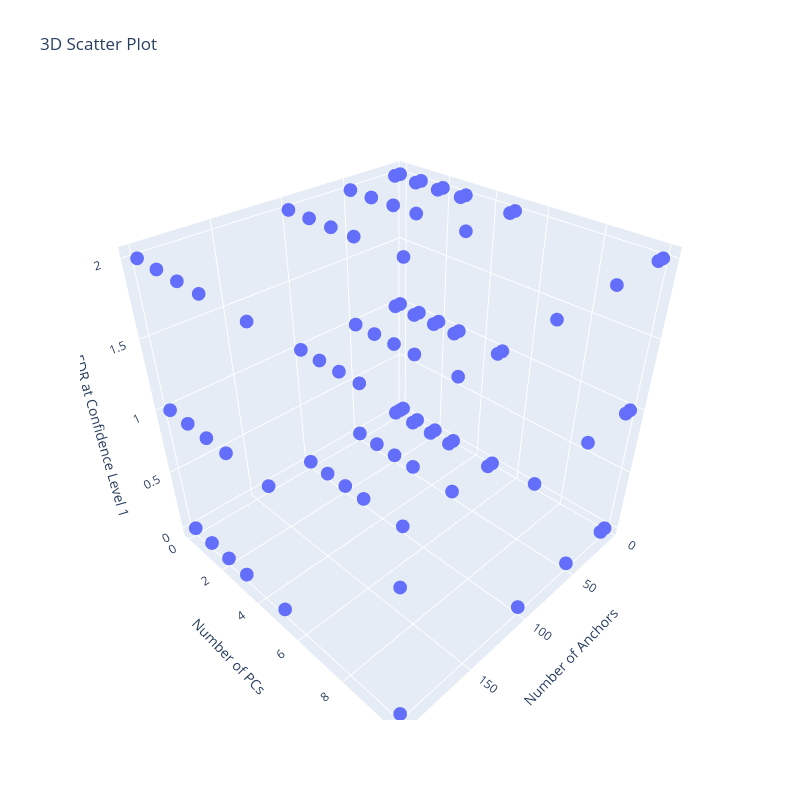
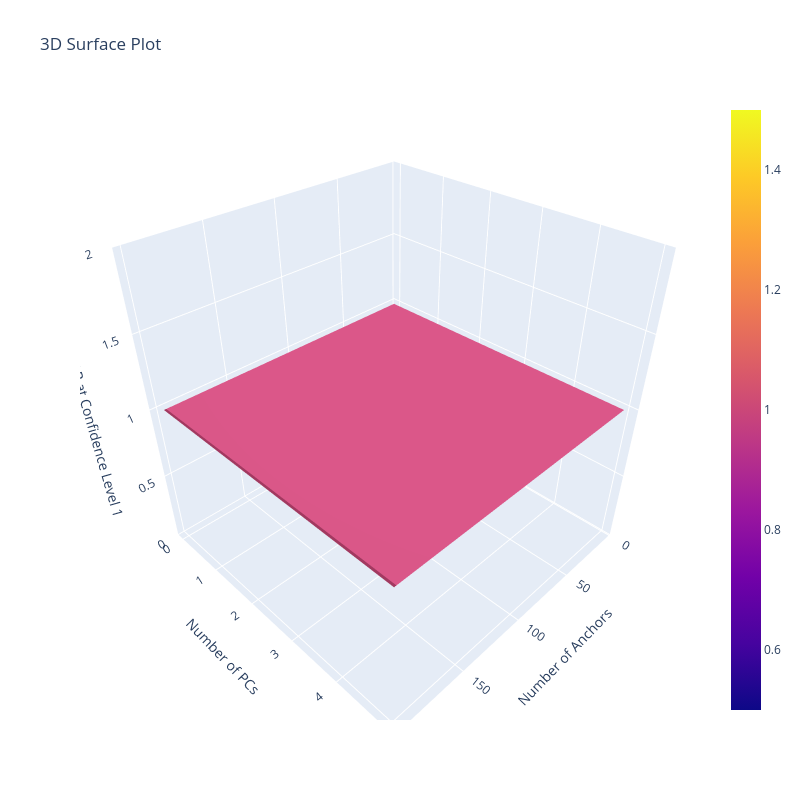

Notebook code cell kept with these figures, in order:
### Code cell
df = pd.read_csv("../examples/example_data/fdr_multi_test_result.csv")

'''
Specify here which domain to compare:
- "fdr_conf1": False Discovery Rate at Confidence Level 1
- "proportion_ft": Proportion of False Transfers to All Transfers
'''
domain_to_compare = 'fdr_conf1'
# x-axis: n_anchors, y-axis: fdr_conf1, group by: n_pc
unique_n_pc = df['n_pcs'].unique()
colors = plt.cm.rainbow(np.linspace(0, 1, len(unique_n_pc)))

plt.figure(figsize=(14, 10))
plt.axhline(y=.01, color='black', linestyle='dashdot', alpha=0.6)
plt.axhline(y=.05, color='black', linestyle='dashdot', alpha=0.6)
plt.axhline(y=.1, color='black', linestyle='dashdot', alpha=0.6)
# Specify the upper limit of FDR to view:
plt.ylim(0, 1 if domain_to_compare == 'fdr_conf1' else 100)

# Plot each line separately for each unique value in 'n_pc'
for i, n_pc in enumerate(unique_n_pc):
    subset_df = df[df['n_pcs'] == n_pc]
    mean_values = subset_df.groupby('n_anchors')[domain_to_compare].mean()
    plt.plot(mean_values.index, mean_values.values, marker='o', linestyle='--',
             label=f'PCs: {int(n_pc)}' if n_pc > 0 else "Without ESM", color=colors[i])

plt.xlabel('Number of Anchors')
plt.xticks([5, 10, 50, 100, 200, 300])
plt.ylabel(
    'FDR at Confidence Level 1' if domain_to_compare == 'fdr_conf1' else 'Percentage of False Transfers to All Transfers')
plt.title(
    'FDR at Confidence Level 1 for Number of Anchors grouped by PCs' if domain_to_compare == 'fdr_conf1' else 'Percentage of False Transfers to All Transfers for Number of Anchors grouped by PCs')
plt.legend()

plt.show()
# x-axis: n_pc, y-axis: fdr_conf1, group by: n_anchors
unique_n_anchors = df['n_anchors'].unique()

colors = plt.cm.rainbow(np.linspace(0, 1, len(unique_n_anchors)))

plt.figure(figsize=(14, 10))
plt.axhline(y=.01, color='black', linestyle='dashdot', alpha=0.6)
plt.axhline(y=.05, color='black', linestyle='dashdot', alpha=0.6)
plt.axhline(y=.1, color='black', linestyle='dashdot', alpha=0.6)
# Specify the upper limit of FDR to view:
plt.ylim(0, 1 if domain_to_compare == 'fdr_conf1' else 100)

# Plot each line separately for each unique value in 'n_pc'
for i, n_anchor in enumerate(unique_n_anchors):
    subset_df = df[df['n_anchors'] == n_anchor]
    mean_values = subset_df.groupby('n_pcs')[domain_to_compare].mean()
    plt.plot(mean_values.index, mean_values.values, marker='o', linestyle='--',
             label=f'Anchors: {int(n_anchor)}', color=colors[i])

plt.xlabel('Number of PCs')
plt.xticks([0, 1, 2, 3, 5, 10, 20], ['Without ESM', 1, 2, 3, 5, 10, 20])  # ,2,5,10
plt.ylabel(
    'FDR at Confidence Level 1' if domain_to_compare == 'fdr_conf1' else 'Percentage of False Transfers to All Transfers')
plt.title(
    'FDR at Confidence Level 1 for Number of PCs grouped by Anchors' if domain_to_compare == 'fdr_conf1' else 'Percentage of False Transfers to All Transfers for Number of PCs grouped by Anchors')
plt.legend()

plt.show()
# Create a 3D scatter plot
fig = go.Figure(data=[go.Scatter3d(x=df['n_anchors'], y=df['n_pcs'], z=df['fdr_conf1'], mode='markers')])
fig.update_layout(scene=dict(aspectmode='cube',
                             xaxis=dict(title='Number of Anchors'),
                             yaxis=dict(title='Number of PCs'),
                             zaxis=dict(title='FDR at Confidence Level 1')),
                  title='3D Scatter Plot',
                  width=800,
                  height=800)
fig.show()
# Create 3D surface plot
df_agg = df.groupby(['n_anchors', 'n_pcs']).mean().reset_index()

# Reshape the DataFrame into a grid
x_vals = sorted(df_agg['n_anchors'].unique())
y_vals = sorted(df_agg['n_pcs'].unique())
z_vals = df_agg.pivot(index='n_anchors', columns='n_pcs', values='fdr_conf1').values

# Create the surface plot
fig = go.Figure(data=[go.Surface(z=z_vals, x=x_vals, y=y_vals)])

# Update layout with axis labels and title
fig.update_layout(scene=dict(xaxis_title='Number of Anchors',
                             yaxis_title='Number of PCs',
                             zaxis_title='FDR at Confidence Level 1'),
                  title='3D Surface Plot',
                  width=800,
                  height=800)

fig.show()

### Figure 1 — Plotly figure (JSON) as saved in the notebook; plotly's stock layout.template omitted (floating-point values rounded to 4 significant figures)
{"data": [{"mode": "markers", "x": [5, 5, 5, 5, 5, 5, 10, 10, 10, 10, 10, 10, 50, 50, 50, 50, 50, 50, 100, 100, 100, 100, 100, 100, 200, 200, 200, 200, 200, 200, 5, 5, 5, 5, 5, 5, 10, 10, 10, 10, 10, 10, 50, 50, 50, 50, 50, 50, 100, 100, 100, 100, 100, 100, 200, 200, 200, 200, 200, 200, 5, 5, 5, 5, 5, 5, 10, 10, 10, 10, 10, 10, 50, 50, 50, 50, 50, 50, 100, 100, 100, 100, 100, 100, 200, 200, 200, 200, 200, 200], "y": [0, 1, 2, 3, 5, 10, 0, 1, 2, 3, 5, 10, 0, 1, 2, 3, 5, 10, 0, 1, 2, 3, 5, 10, 0, 1, 2, 3, 5, 10, 0, 1, 2, 3, 5, 10, 0, 1, 2, 3, 5, 10, 0, 1, 2, 3, 5, 10, 0, 1, 2, 3, 5, 10, 0, 1, 2, 3, 5, 10, 0, 1, 2, 3, 5, 10, 0, 1, 2, 3, 5, 10, 0, 1, 2, 3, 5, 10, 0, 1, 2, 3, 5, 10, 0, 1, 2, 3, 5, 10], "z": [0, 0, 0, 0, 0, 0, 0, 0, 0, 0, 0, 0, 0, 0, 0, 0, 0, 0, 0, 0, 0, 0, 0, 0, 0, 0, 0, 0, 0, 0, 1, 1, 1, 1, 1, 1, 1, 1, 1, 1, 1, 1, 1, 1, 1, 1, 1, 1, 1, 1, 1, 1, 1, 1, 1, 1, 1, 1, 1, 1, 2, 2, 2, 2, 2, 2, 2, 2, 2, 2, 2, 2, 2, 2, 2, 2, 2, 2, 2, 2, 2, 2, 2, 2, 2, 2, 2, 2, 2, 2], "type": "scatter3d"}], "layout": {"scene": {"aspectmode": "cube", "xaxis": {"title": {"text": "Number of Anchors"}}, "yaxis": {"title": {"text": "Number of PCs"}}, "zaxis": {"title": {"text": "FDR at Confidence Level 1"}}}, "title": {"text": "3D Scatter Plot"}, "width": 800, "height": 800}}

### Figure 2 — Plotly figure (JSON) as saved in the notebook; plotly's stock layout.template omitted (floating-point values rounded to 4 significant figures)
{"data": [{"x": [5, 10, 50, 100, 200], "y": [0, 1, 2, 3, 5, 10], "z": [[1.0, 1.0, 1.0, 1.0, 1.0, 1.0], [1.0, 1.0, 1.0, 1.0, 1.0, 1.0], [1.0, 1.0, 1.0, 1.0, 1.0, 1.0], [1.0, 1.0, 1.0, 1.0, 1.0, 1.0], [1.0, 1.0, 1.0, 1.0, 1.0, 1.0]], "type": "surface"}], "layout": {"scene": {"xaxis": {"title": {"text": "Number of Anchors"}}, "yaxis": {"title": {"text": "Number of PCs"}}, "zaxis": {"title": {"text": "FDR at Confidence Level 1"}}}, "title": {"text": "3D Surface Plot"}, "width": 800, "height": 800}}
